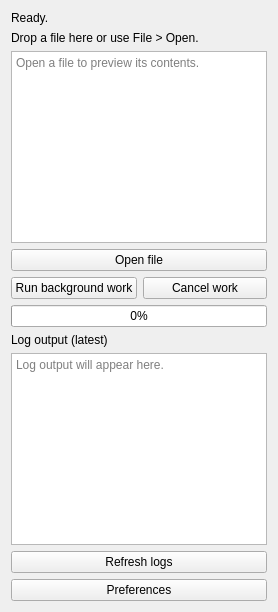
<?xml version="1.0" encoding="UTF-8"?>
<ui version="4.0">
 <class>MainWindowContents</class>
 <widget class="QWidget" name="MainWindowContents">
  <layout class="QVBoxLayout" name="verticalLayout">
   <item>
    <widget class="QLabel" name="statusLabel">
     <property name="text">
      <string>Ready.</string>
     </property>
    </widget>
   </item>
   <item>
    <widget class="QLabel" name="fileLabel">
     <property name="text">
      <string>Drop a file here or use File &gt; Open.</string>
     </property>
    </widget>
   </item>
   <item>
    <widget class="QPlainTextEdit" name="filePreview">
     <property name="readOnly">
      <bool>true</bool>
     </property>
     <property name="placeholderText">
      <string>Open a file to preview its contents.</string>
     </property>
    </widget>
   </item>
   <item>
    <widget class="QPushButton" name="openButton">
     <property name="text">
      <string>Open file</string>
     </property>
    </widget>
   </item>
   <item>
    <layout class="QHBoxLayout" name="workLayout">
     <item>
      <widget class="QPushButton" name="workButton">
       <property name="text">
        <string>Run background work</string>
       </property>
      </widget>
     </item>
     <item>
      <widget class="QPushButton" name="cancelButton">
       <property name="text">
        <string>Cancel work</string>
       </property>
      </widget>
     </item>
    </layout>
   </item>
   <item>
    <widget class="QProgressBar" name="progressBar">
     <property name="value">
      <number>0</number>
     </property>
     <property name="textVisible">
      <bool>true</bool>
     </property>
    </widget>
   </item>
   <item>
    <widget class="QLabel" name="logLabel">
     <property name="text">
      <string>Log output (latest)</string>
     </property>
    </widget>
   </item>
   <item>
    <widget class="QPlainTextEdit" name="logViewer">
     <property name="readOnly">
      <bool>true</bool>
     </property>
     <property name="placeholderText">
      <string>Log output will appear here.</string>
     </property>
    </widget>
   </item>
   <item>
    <widget class="QPushButton" name="refreshLogButton">
     <property name="text">
      <string>Refresh logs</string>
     </property>
    </widget>
   </item>
   <item>
    <widget class="QPushButton" name="prefsButton">
     <property name="text">
      <string>Preferences</string>
     </property>
    </widget>
   </item>
  </layout>
 </widget>
 <resources/>
 <connections/>
</ui>
